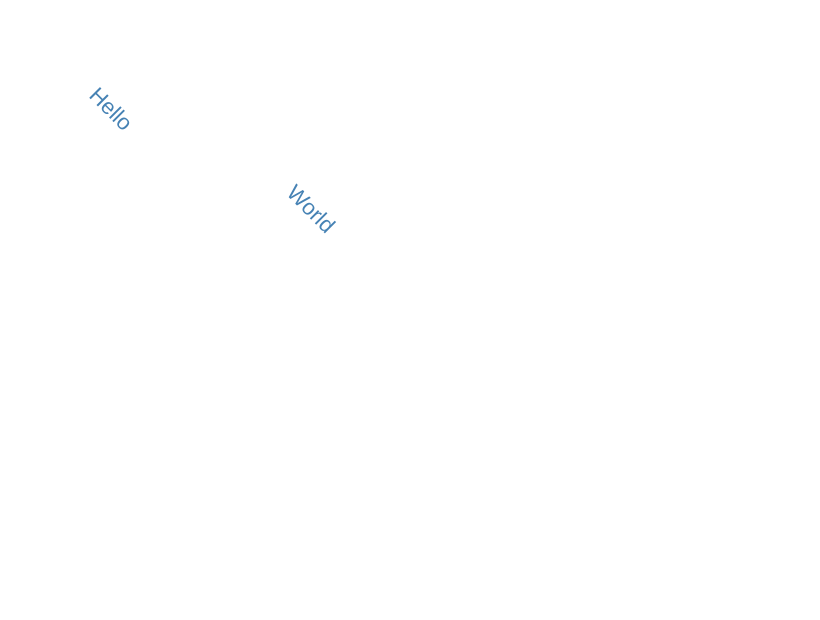

Vega-Lite specification stored for this chart:
### Vega specification from a JSON file in a GitHub repository (floating-point values rounded to 4 significant figures)
{"$schema": "https://vega.github.io/schema/vega/v6.json", "width": 400, "height": 300, "padding": 5, "autosize": "none", "data": [{"name": "table", "values": [{"x": 50, "y": 50, "text": "Hello"}, {"x": 150, "y": 100, "text": "World"}]}], "marks": [{"type": "text", "from": {"data": "table"}, "encode": {"update": {"x": {"field": "x"}, "y": {"field": "y"}, "text": {"field": "text"}, "angle": {"value": 45}, "fill": {"value": "steelblue"}, "align": {"value": "center"}, "baseline": {"value": "middle"}}}}]}
